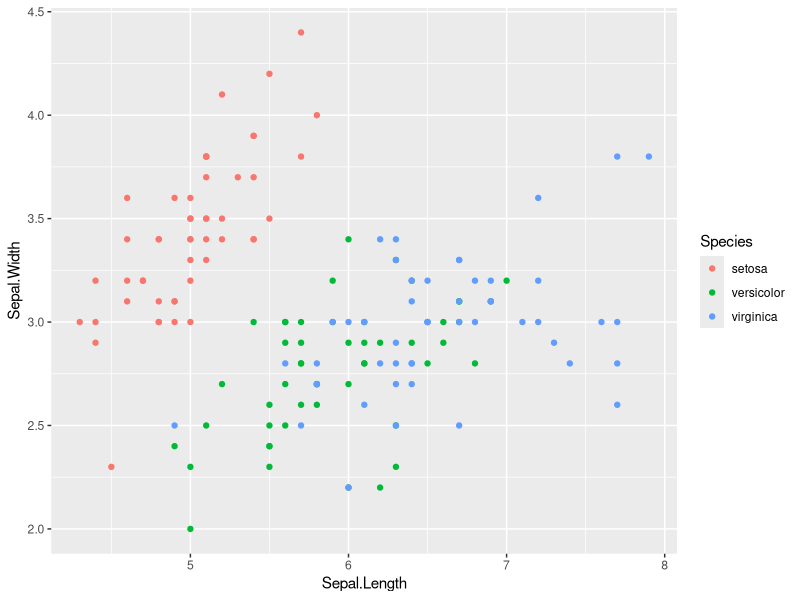
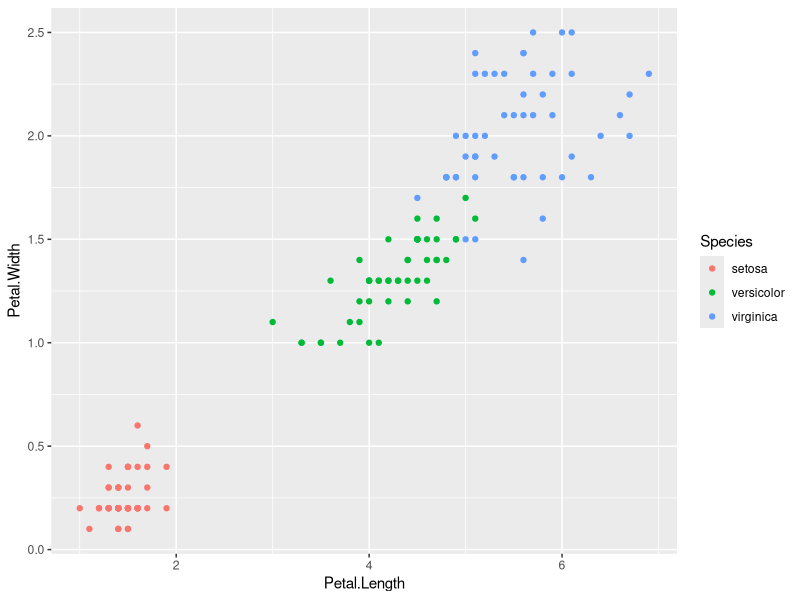
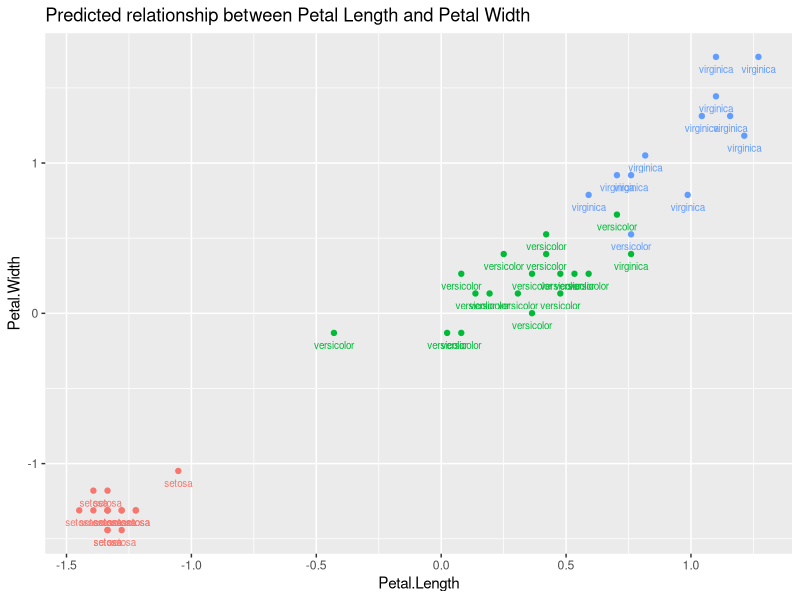
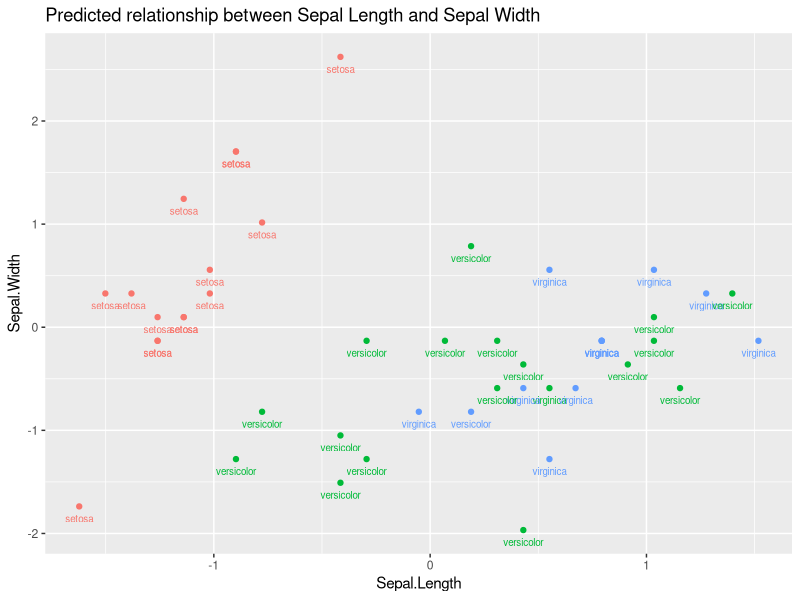

Write the R code that produced these figures, in order.
suppressMessages(library("tidyverse"))
library("class")
suppressMessages(library("caret"))

# Load in Iris data
data(iris)

head(iris)

# Creating the plots
ggplot(iris, aes(x = Sepal.Length, y = Sepal.Width, color = Species)) +
  geom_point()
ggplot(iris, aes(x = Petal.Length, y = Petal.Width, color = Species)) +
  geom_point() 

# Set seed for reproducibility
set.seed(23)

# Duplicate the dataset
iris_numeric <- iris

# Making the data Numeric
iris_numeric$Species <- as.numeric(iris$Species)

# Scaling the data mean and SD
iris_numeric[ , c("Sepal.Length","Sepal.Width","Petal.Length","Petal.Width")] <- scale(iris_numeric[,c("Sepal.Length","Sepal.Width","Petal.Length","Petal.Width")])

# Creating subset of 30% of the data
indices <- sample(1:nrow(iris), round(0.3 * nrow(iris)))

# Making train and test data
train_labels <- iris_numeric[-indices, ]
train_data <- iris_numeric[-indices, 1:4]
test_data <- iris_numeric[indices, 1:4]

# KNN prediction
test_prediction <- knn(
  train = train_data, 
  test = test_data,
  cl = train_labels$Species, 
  k= 5
)

# Creating dataframe with values
plot_predictions <- data.frame(
  test_data$Sepal.Length,
  test_data$Sepal.Width,
  test_data$Petal.Length,
  test_data$Petal.Width,
  predicted = test_prediction)


# Column names
colnames(plot_predictions) <- c("Sepal.Length",
                                "Sepal.Width",
                                "Petal.Length",
                                "Petal.Width",
                                'predicted')

# Actual labels of test data
test_labels <- iris[indices, 5:5]

# Creating plots
ggplot(plot_predictions, aes(Petal.Length, Petal.Width, color = predicted, fill = predicted)) + 
  geom_point() +
  geom_text(aes(label = test_labels), vjust=2,  size = 2.5) +
  ggtitle("Predicted relationship between Petal Length and Petal Width") +
  theme(legend.position = "none")

ggplot(plot_predictions, aes(Sepal.Length, Sepal.Width, color = predicted, fill = predicted)) + 
  geom_point() +
  geom_text(aes(label = test_labels), vjust=2, size = 2.5) +
  ggtitle("Predicted relationship between Sepal Length and Sepal Width") +
  theme(legend.position = "none")

# Create a vector of species names
species_names <- c("setosa", "versicolor", "virginica")

# Change numeric values into factors
test_prediction_factor <- factor(test_prediction, levels = 1:3, labels = species_names)

# Confusion matrix using caret
confusion_matrix <- confusionMatrix(test_prediction_factor, test_labels)
confusion_matrix

